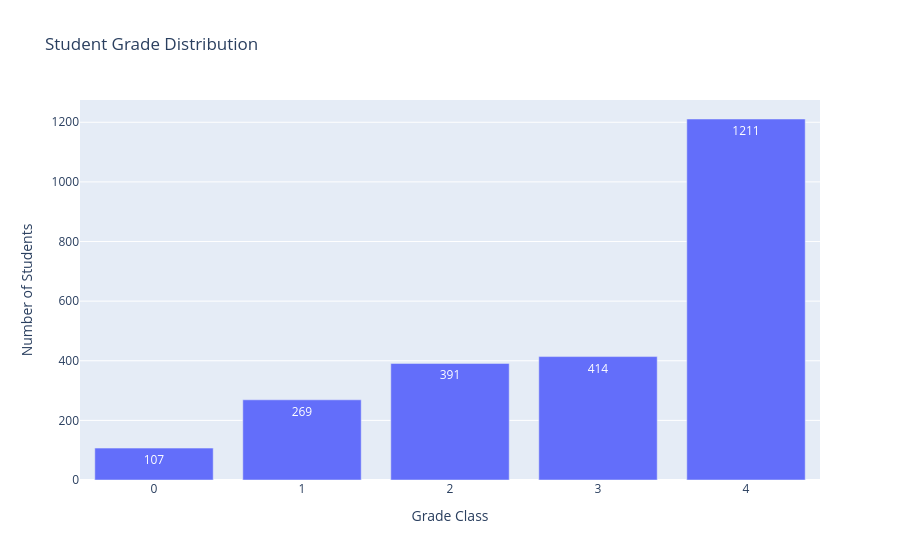
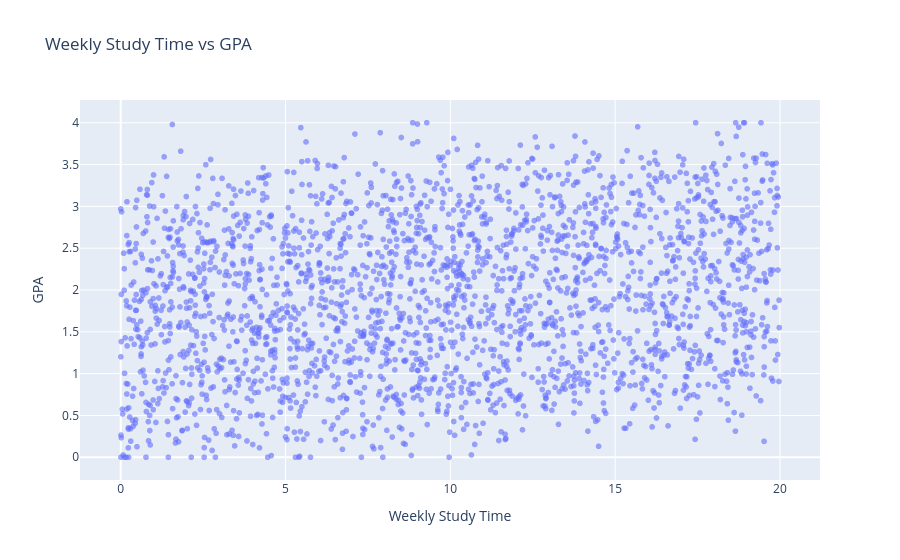
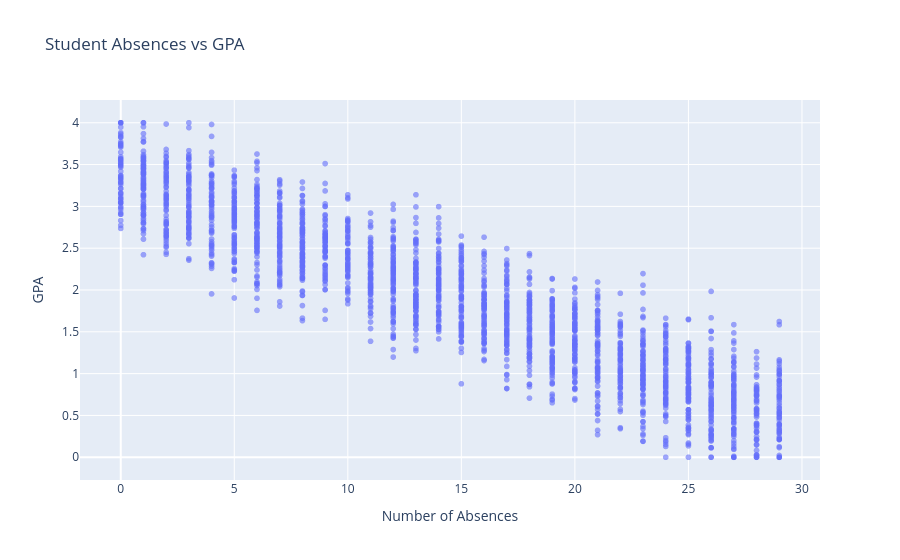
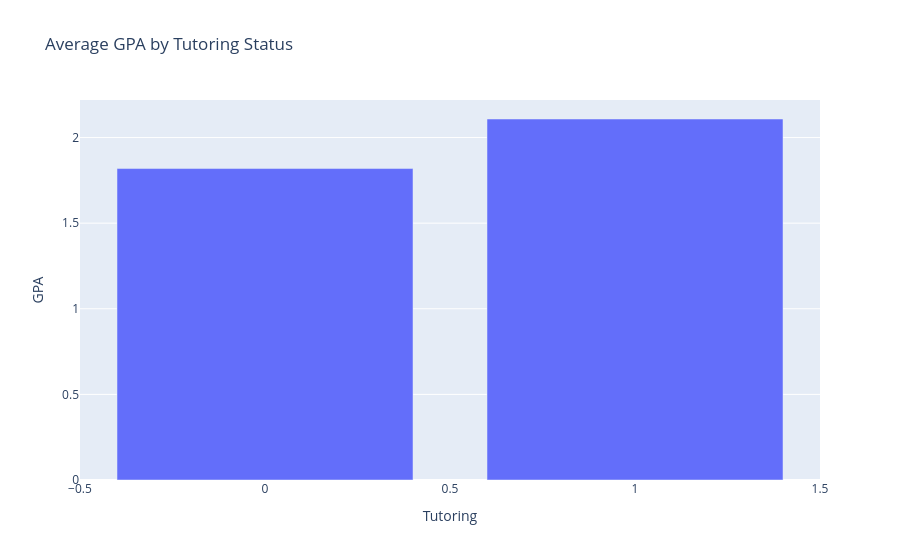

The code cell stored with these charts, in order, in its notebook:
### Code cell
# 1. Grade Distribution
grade_counts = (
    cleaned_df["GradeClass"]
    .value_counts()
    .sort_index()
    .reset_index()
)
grade_counts.columns = ["GradeClass", "NumberOfStudents"]

fig1 = px.bar(
    grade_counts,
    x="GradeClass",
    y="NumberOfStudents",
    title="Student Grade Distribution",
    labels={
        "GradeClass": "Grade Class",
        "NumberOfStudents": "Number of Students"
    },
    text="NumberOfStudents"
)
fig1.show()


# 2. Weekly Study Time vs GPA
fig2 = px.scatter(
    cleaned_df,
    x="StudyTimeWeekly",
    y="GPA",
    title="Weekly Study Time vs GPA",
    labels={
        "StudyTimeWeekly": "Weekly Study Time",
        "GPA": "GPA"
    },
    opacity=0.6,
    hover_data=["StudentID"]
)
fig2.show()


# 3. Absences vs GPA
fig3 = px.scatter(
    cleaned_df,
    x="Absences",
    y="GPA",
    title="Student Absences vs GPA",
    labels={
        "Absences": "Number of Absences",
        "GPA": "GPA"
    },
    opacity=0.6,
    hover_data=["StudentID"]
)
fig3.show()


# Graph 4: Average GPA by tutoring status
tutoring_gpa = (
    cleaned_df.groupby("Tutoring", as_index=False)["GPA"]
    .mean()
)

fig4 = px.bar(
    tutoring_gpa,
    x="Tutoring",
    y="GPA",
    title="Average GPA by Tutoring Status"
)
fig4.show()

### Figure 1 — Plotly figure (JSON) as saved in the notebook; plotly's stock layout.template omitted (floating-point values rounded to 4 significant figures)
{"data": [{"hovertemplate": "Grade Class=%{x}<br>Number of Students=%{text}<extra></extra>", "legendgroup": "", "marker": {"color": "#636efa", "pattern": {"shape": ""}}, "name": "", "orientation": "v", "showlegend": false, "text": [107.0, 269.0, 391.0, 414.0, 1211.0], "textposition": "auto", "type": "bar", "x": [0.0, 1.0, 2.0, 3.0, 4.0], "xaxis": "x", "y": [107, 269, 391, 414, 1211], "yaxis": "y"}], "layout": {"barmode": "relative", "legend": {"tracegroupgap": 0}, "title": {"text": "Student Grade Distribution"}, "xaxis": {"anchor": "y", "domain": [0, 1], "title": {"text": "Grade Class"}}, "yaxis": {"anchor": "x", "domain": [0, 1], "title": {"text": "Number of Students"}}}}

### Figure 2 — Plotly figure (JSON) as saved in the notebook; plotly's stock layout.template omitted (floating-point values rounded to 4 significant figures; data arrays with more than 128 entries replaced by an {"elided": "..."} marker saying what was removed)
{"data": [{"customdata": {"elided": "2392x1 int values"}, "hovertemplate": "Weekly Study Time=%{x}<br>GPA=%{y}<br>StudentID=%{customdata[0]}<extra></extra>", "legendgroup": "", "marker": {"color": "#636efa", "opacity": 0.6, "symbol": "circle"}, "mode": "markers", "name": "", "showlegend": false, "type": "scattergl", "x": {"elided": "2392 float values"}, "xaxis": "x", "y": {"elided": "2392 float values"}, "yaxis": "y"}], "layout": {"legend": {"tracegroupgap": 0}, "title": {"text": "Weekly Study Time vs GPA"}, "xaxis": {"anchor": "y", "domain": [0, 1], "title": {"text": "Weekly Study Time"}}, "yaxis": {"anchor": "x", "domain": [0, 1], "title": {"text": "GPA"}}}}

### Figure 3 — Plotly figure (JSON) as saved in the notebook; plotly's stock layout.template omitted (floating-point values rounded to 4 significant figures; data arrays with more than 128 entries replaced by an {"elided": "..."} marker saying what was removed)
{"data": [{"customdata": {"elided": "2392x1 int values"}, "hovertemplate": "Number of Absences=%{x}<br>GPA=%{y}<br>StudentID=%{customdata[0]}<extra></extra>", "legendgroup": "", "marker": {"color": "#636efa", "opacity": 0.6, "symbol": "circle"}, "mode": "markers", "name": "", "showlegend": false, "type": "scattergl", "x": {"elided": "2392 int values"}, "xaxis": "x", "y": {"elided": "2392 float values"}, "yaxis": "y"}], "layout": {"legend": {"tracegroupgap": 0}, "title": {"text": "Student Absences vs GPA"}, "xaxis": {"anchor": "y", "domain": [0, 1], "title": {"text": "Number of Absences"}}, "yaxis": {"anchor": "x", "domain": [0, 1], "title": {"text": "GPA"}}}}

### Figure 4 — Plotly figure (JSON) as saved in the notebook; plotly's stock layout.template omitted (floating-point values rounded to 4 significant figures)
{"data": [{"hovertemplate": "Tutoring=%{x}<br>GPA=%{y}<extra></extra>", "legendgroup": "", "marker": {"color": "#636efa", "pattern": {"shape": ""}}, "name": "", "orientation": "v", "showlegend": false, "textposition": "auto", "type": "bar", "x": [0, 1], "xaxis": "x", "y": [1.819, 2.108], "yaxis": "y"}], "layout": {"barmode": "relative", "legend": {"tracegroupgap": 0}, "title": {"text": "Average GPA by Tutoring Status"}, "xaxis": {"anchor": "y", "domain": [0, 1], "title": {"text": "Tutoring"}}, "yaxis": {"anchor": "x", "domain": [0, 1], "title": {"text": "GPA"}}}}
